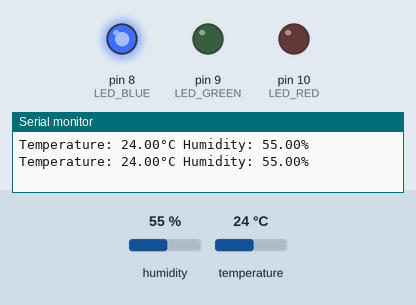
Simulated run of this sketch. Board: Arduino Uno, built with avr-gcc and run on an emulated ATmega328P. Shown: output pins drawn as LEDs (lit = HIGH), the last lines printed to the serial monitor. The inputs (shaded band) are chosen by the test bench; at power-on: temperature 24 °C, humidity 55 %.

Above: at 2.8 s.
2.9 s: temperature set to 27 °C
At 4.5 s:
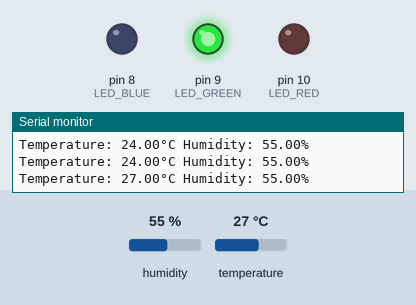
5.6 s: temperature set to 33 °C
At 6.9 s:
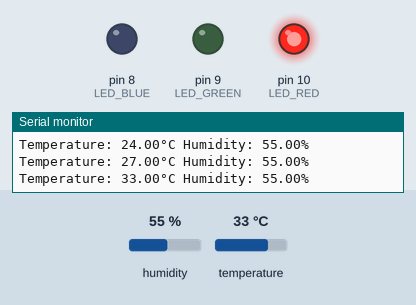
8.3 s: temperature set to 12 °C
At 10.5 s:
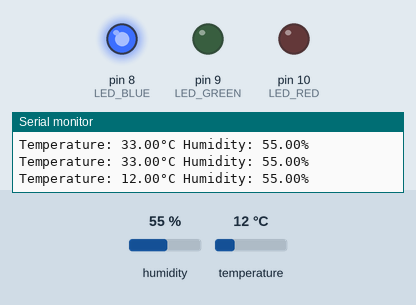
11.6 s: temperature set to 28 °C
At 12.9 s:
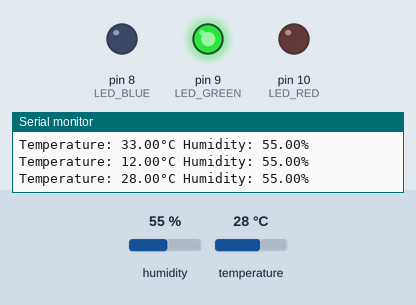
Timing chart, 0 to 14.6 s (numbered marks = the images above; inputs shaded):
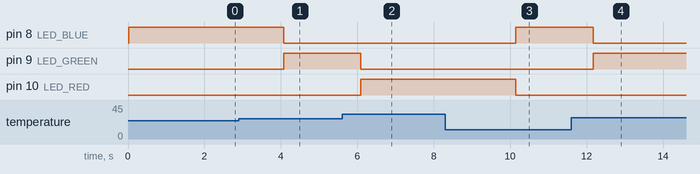

The sketch:

Temp-Glow-Monitor.ino
```cpp
#include <dht.h>

#define LED_RED 10
#define LED_GREEN 9
#define LED_BLUE 8
#define DHT_PIN 2

dht DHT;

int LED_PINS[] = {LED_RED, LED_GREEN, LED_BLUE};

void glow(int pin){
  for(int i = 0; i < 3; i++){
    if(i == pin)
      digitalWrite(LED_PINS[i], HIGH);
    else
      digitalWrite(LED_PINS[i], LOW);
  }
}

void setup() {
  Serial.begin(9600);
  pinMode(LED_GREEN, OUTPUT);
  pinMode(LED_BLUE, OUTPUT);
  pinMode(LED_RED, OUTPUT);
}

void loop() {
  int chk = DHT.read11(DHT_PIN);
  float tmp = DHT.temperature, humid = DHT.humidity;

  Serial.println("Temperature: " + String(tmp) + "°C" + " Humidity: " + String(humid) + "%");

  if(tmp > 30.0)
    glow(0);
  else if (tmp < 30.0 && tmp > 25.0)
    glow(1);
  else
    glow(2);

  delay(2000);
}
```

Measured:
- the behaviour switches between 25 and 26 °C on temperature (found by bisection; images 0 and 1)
- after the input at 2.9 s, pin 8 (LED_BLUE): HIGH → LOW after 1.2 s; pin 9 (LED_GREEN): LOW → HIGH after 1.2 s
- after the input at 5.6 s, pin 9 (LED_GREEN): HIGH → LOW after 0.50 s; pin 10 (LED_RED): LOW → HIGH after 0.50 s
- after the input at 8.3 s, pin 8 (LED_BLUE): LOW → HIGH after 1.8 s; pin 10 (LED_RED): HIGH → LOW after 1.8 s
- after the input at 11.6 s, pin 8 (LED_BLUE): HIGH → LOW after 0.57 s; pin 9 (LED_GREEN): LOW → HIGH after 0.57 s
